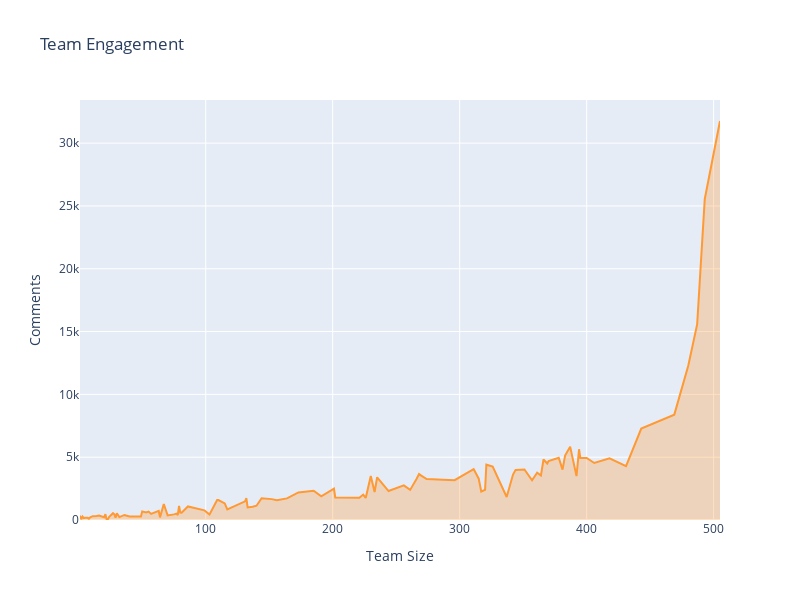

Here is the notebook cell this chart was saved with:
### Markdown cell above
As the number of posts increases, it also increases the overall number of views. These views can represent both reach or impression. A __reach__ is a metric that tells how many people are seeing your content. __Impressions__ means it was displayed but may not have generated an engagement or comment. The peak of 4202 posts registered together almost 560 thousand views, which represents an average of 7.5 views per post.

### Code cell
# Comments per Team Size
layout = cf.Layout(
    height = 600,width = 800,
    yaxis = dict(title = 'Comments'),
    xaxis = dict(title = 'Team Size'),
    title = 'Team Engagement'
)
fig = teamactivity.groupby(['users'],as_index=True)['comments'].sum().\
    iplot(kind='scatter',fill=True,width=2,asFigure=True,layout = layout)
fig.show()

### Figure 1 — Plotly figure (JSON) as saved in the notebook; plotly's stock layout.template omitted (floating-point values rounded to 4 significant figures)
{"data": [{"fill": "tozeroy", "fillcolor": "rgba(255, 153, 51, 0.3)", "line": {"color": "rgba(255, 153, 51, 1.0)", "dash": "solid", "shape": "linear", "width": 2}, "mode": "lines", "name": "comments", "text": "", "type": "scatter", "x": [1, 2, 3, 4, 5, 6, 7, 8, 9, 11, 13, 14, 16, 20, 21, 22, 23, 24, 27, 28, 29, 30, 32, 36, 40, 48, 49, 50, 53, 55, 57, 63, 64, 67, 70, 75, 77, 78, 79, 80, 81, 86, 99, 103, 109, 110, 115, 117, 131, 132, 133, 137, 140, 144, 146, 152, 156, 164, 173, 185, 191, 201, 202, 219, 221, 224, 226, 230, 233, 235, 244, 256, 261, 266, 268, 270, 274, 296, 311, 315, 317, 320, 321, 326, 337, 342, 344, 351, 357, 361, 364, 366, 369, 370, 378, 381, 383, 387, 392, 394, 395, 400, 406, 418, 431, 443, 469, 480, 487, 493, 505], "y": [345, 62, 268, 153, 180, 192, 174, 105, 215, 305, 281, 322, 355, 221, 458, 26, 63, 252, 543, 456, 178, 534, 233, 403, 275, 300, 283, 688, 605, 671, 488, 730, 210, 1275, 366, 448, 505, 388, 1118, 584, 578, 1077, 765, 444, 1585, 1588, 1324, 852, 1484, 1734, 1001, 1060, 1139, 1730, 1720, 1662, 1566, 1721, 2191, 2331, 1884, 2497, 1799, 1745, 1766, 2021, 1756, 3509, 2223, 3401, 2305, 2752, 2396, 3263, 3656, 3518, 3254, 3169, 4054, 3288, 2262, 2407, 4404, 4254, 1832, 3617, 3990, 4022, 3165, 3769, 3541, 4818, 4499, 4685, 4957, 4008, 5124, 5835, 3495, 5631, 4933, 4933, 4537, 4911, 4291, 7283, 8387, 12285, 15565, 25557, 31761]}], "layout": {"height": 600, "title": {"text": "Team Engagement"}, "width": 800, "xaxis": {"autorange": true, "range": [1, 505], "title": {"text": "Team Size"}, "type": "linear"}, "yaxis": {"autorange": true, "range": [0, 33430.0], "title": {"text": "Comments"}, "type": "linear"}}}
